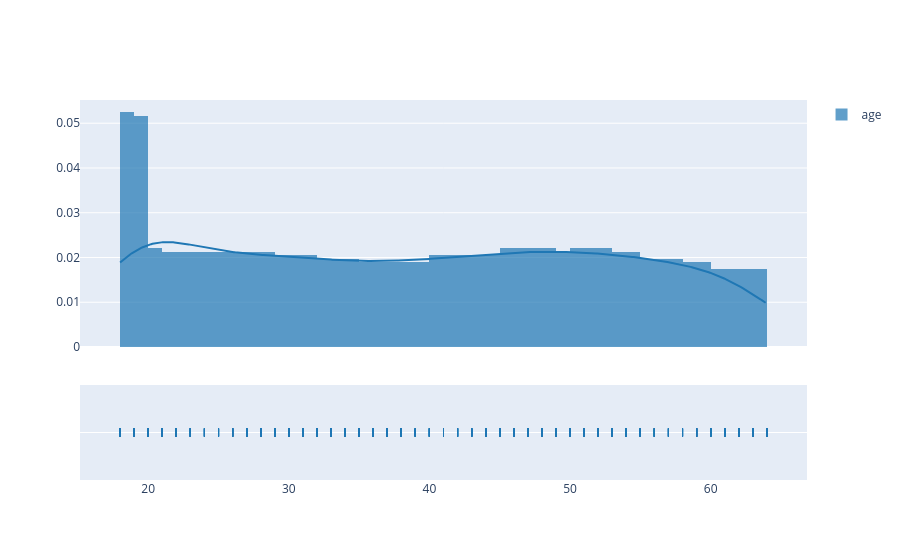
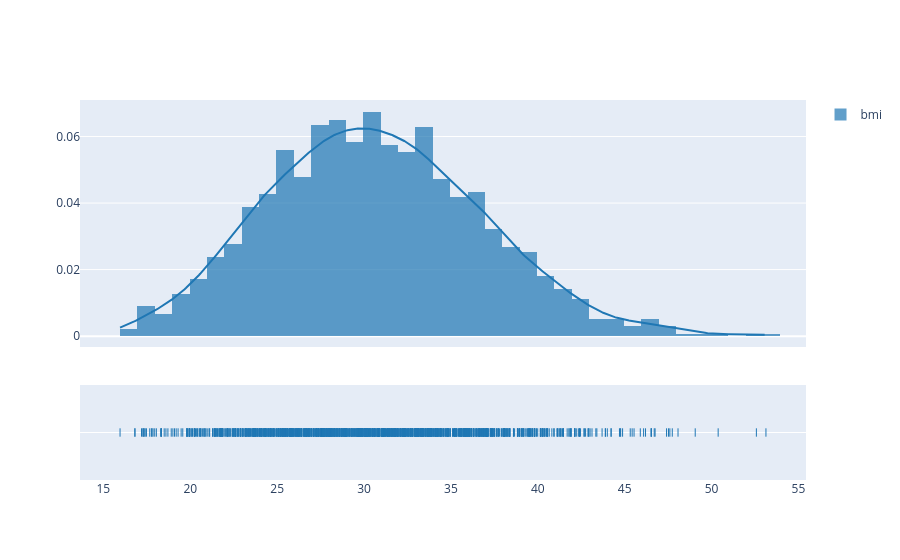
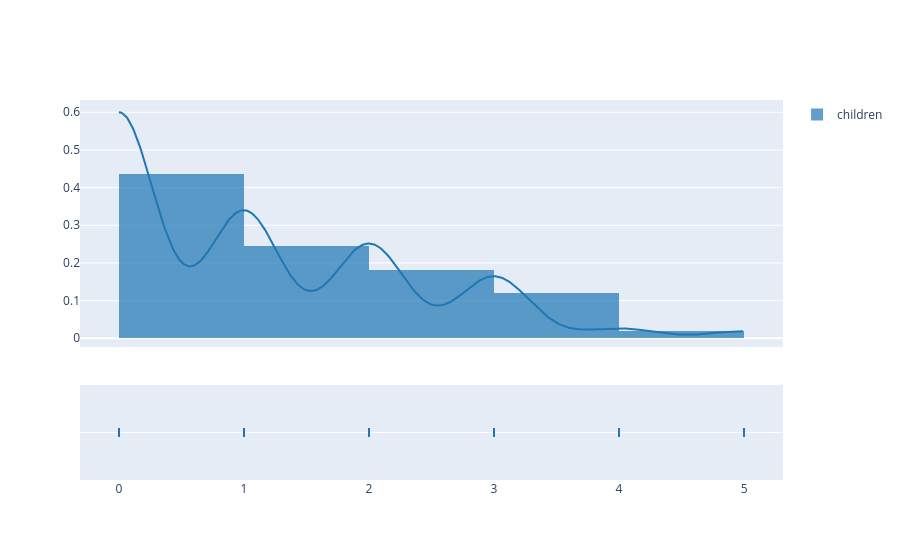
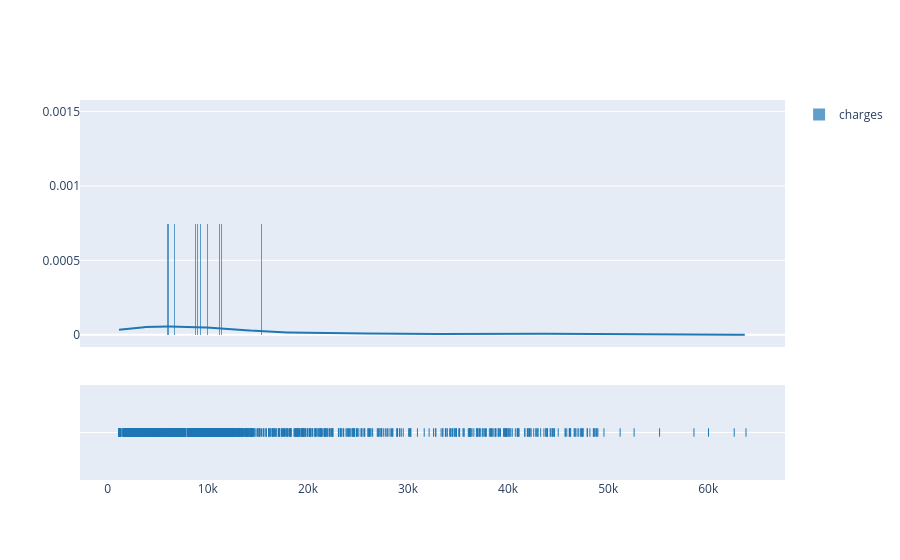

These figures' notebook cell, in order:
### Code cell
numeric_columns = ['age', 'bmi', 'children', 'charges']

for col in numeric_columns:
    data = df[col]
    fig = ff.create_distplot([data], [col])
    fig.show()

### Figure 1 — Plotly figure (JSON) as saved in the notebook; plotly's stock layout.template omitted (floating-point values rounded to 4 significant figures; data arrays with more than 128 entries replaced by an {"elided": "..."} marker saying what was removed)
{"data": [{"autobinx": false, "histnorm": "probability density", "legendgroup": "age", "marker": {"color": "rgb(31, 119, 180)"}, "name": "age", "opacity": 0.7, "type": "histogram", "x": {"elided": "1338 int values"}, "xaxis": "x", "xbins": {"end": 64, "size": 1, "start": 18}, "yaxis": "y"}, {"legendgroup": "age", "marker": {"color": "rgb(31, 119, 180)"}, "mode": "lines", "name": "age", "showlegend": false, "type": "scatter", "x": {"elided": "500 float values"}, "xaxis": "x", "y": {"elided": "500 float values"}, "yaxis": "y"}, {"legendgroup": "age", "marker": {"color": "rgb(31, 119, 180)", "symbol": "line-ns-open"}, "mode": "markers", "name": "age", "showlegend": false, "type": "scatter", "x": {"elided": "1338 int values"}, "xaxis": "x", "y": {"elided": "1338 str values"}, "yaxis": "y2"}], "layout": {"barmode": "overlay", "hovermode": "closest", "legend": {"traceorder": "reversed"}, "xaxis": {"anchor": "y2", "domain": [0, 1], "zeroline": false}, "yaxis": {"anchor": "free", "domain": [0.35, 1], "position": 0}, "yaxis2": {"anchor": "x", "domain": [0, 0.25], "dtick": 1, "showticklabels": false}}}

### Figure 2 — Plotly figure (JSON) as saved in the notebook; plotly's stock layout.template omitted (floating-point values rounded to 4 significant figures; data arrays with more than 128 entries replaced by an {"elided": "..."} marker saying what was removed)
{"data": [{"autobinx": false, "histnorm": "probability density", "legendgroup": "bmi", "marker": {"color": "rgb(31, 119, 180)"}, "name": "bmi", "opacity": 0.7, "type": "histogram", "x": {"elided": "1338 float values"}, "xaxis": "x", "xbins": {"end": 53.13, "size": 1, "start": 15.96}, "yaxis": "y"}, {"legendgroup": "bmi", "marker": {"color": "rgb(31, 119, 180)"}, "mode": "lines", "name": "bmi", "showlegend": false, "type": "scatter", "x": {"elided": "500 float values"}, "xaxis": "x", "y": {"elided": "500 float values"}, "yaxis": "y"}, {"legendgroup": "bmi", "marker": {"color": "rgb(31, 119, 180)", "symbol": "line-ns-open"}, "mode": "markers", "name": "bmi", "showlegend": false, "type": "scatter", "x": {"elided": "1338 float values"}, "xaxis": "x", "y": {"elided": "1338 str values"}, "yaxis": "y2"}], "layout": {"barmode": "overlay", "hovermode": "closest", "legend": {"traceorder": "reversed"}, "xaxis": {"anchor": "y2", "domain": [0, 1], "zeroline": false}, "yaxis": {"anchor": "free", "domain": [0.35, 1], "position": 0}, "yaxis2": {"anchor": "x", "domain": [0, 0.25], "dtick": 1, "showticklabels": false}}}

### Figure 3 — Plotly figure (JSON) as saved in the notebook; plotly's stock layout.template omitted (floating-point values rounded to 4 significant figures; data arrays with more than 128 entries replaced by an {"elided": "..."} marker saying what was removed)
{"data": [{"autobinx": false, "histnorm": "probability density", "legendgroup": "children", "marker": {"color": "rgb(31, 119, 180)"}, "name": "children", "opacity": 0.7, "type": "histogram", "x": {"elided": "1338 int values"}, "xaxis": "x", "xbins": {"end": 5, "size": 1, "start": 0}, "yaxis": "y"}, {"legendgroup": "children", "marker": {"color": "rgb(31, 119, 180)"}, "mode": "lines", "name": "children", "showlegend": false, "type": "scatter", "x": {"elided": "500 float values"}, "xaxis": "x", "y": {"elided": "500 float values"}, "yaxis": "y"}, {"legendgroup": "children", "marker": {"color": "rgb(31, 119, 180)", "symbol": "line-ns-open"}, "mode": "markers", "name": "children", "showlegend": false, "type": "scatter", "x": {"elided": "1338 int values"}, "xaxis": "x", "y": {"elided": "1338 str values"}, "yaxis": "y2"}], "layout": {"barmode": "overlay", "hovermode": "closest", "legend": {"traceorder": "reversed"}, "xaxis": {"anchor": "y2", "domain": [0, 1], "zeroline": false}, "yaxis": {"anchor": "free", "domain": [0.35, 1], "position": 0}, "yaxis2": {"anchor": "x", "domain": [0, 0.25], "dtick": 1, "showticklabels": false}}}

### Figure 4 — Plotly figure (JSON) as saved in the notebook; plotly's stock layout.template omitted (floating-point values rounded to 4 significant figures; data arrays with more than 128 entries replaced by an {"elided": "..."} marker saying what was removed)
{"data": [{"autobinx": false, "histnorm": "probability density", "legendgroup": "charges", "marker": {"color": "rgb(31, 119, 180)"}, "name": "charges", "opacity": 0.7, "type": "histogram", "x": {"elided": "1338 float values"}, "xaxis": "x", "xbins": {"end": 63770.0, "size": 1, "start": 1122.0}, "yaxis": "y"}, {"legendgroup": "charges", "marker": {"color": "rgb(31, 119, 180)"}, "mode": "lines", "name": "charges", "showlegend": false, "type": "scatter", "x": {"elided": "500 float values"}, "xaxis": "x", "y": {"elided": "500 float values"}, "yaxis": "y"}, {"legendgroup": "charges", "marker": {"color": "rgb(31, 119, 180)", "symbol": "line-ns-open"}, "mode": "markers", "name": "charges", "showlegend": false, "type": "scatter", "x": {"elided": "1338 float values"}, "xaxis": "x", "y": {"elided": "1338 str values"}, "yaxis": "y2"}], "layout": {"barmode": "overlay", "hovermode": "closest", "legend": {"traceorder": "reversed"}, "xaxis": {"anchor": "y2", "domain": [0, 1], "zeroline": false}, "yaxis": {"anchor": "free", "domain": [0.35, 1], "position": 0}, "yaxis2": {"anchor": "x", "domain": [0, 0.25], "dtick": 1, "showticklabels": false}}}
